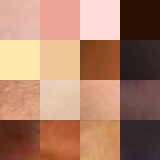
#> input picture week3/palette.png, 160 x 160 px, given in place of models.png, which was not available
$ python cg_03_test.py
#> lines starting #> are read from the running program, lines starting #| are printed output that depends on the picture; after the words box and inside, x2 and y2 are one past the last pixel; in counts of white or black regions, pixels touching at a corner belong together; pictures that were not available may be replaced by others from this repository, and a replacement may not be noted
import numpy as np
import cv2
import matplotlib.pyplot as plt
# import sys, tty, termios        # 맥에서 엔터 없이 인풋받아오는게 안돼서..

########### 최적화는 이거 수정하면 될것 같습니다 #############
_QUANTIZATED_HUE_ = 180              # 색조 : 70
_QUANTIZATED_SATURATION_ = 256      # 채도 : 100
_VAL_THRESHOLD_ = 50                # 임계값 : 50

# 스페이스바 입력시 plt창을 끄게 만드는 함수입니다.
def quit_figure(event):
    if event.key == ' ':
        plt.close(event.canvas.figure)


# 이미지 로드
print("이미지 로드\n")
model_image1 = cv2.imread('models.png')
#> model_image1 is the input picture: shape (160, 160, 3); mean B, G, R 104.2, 127.6, 171.1
# model_image2 = cv2.imread('palette.png')
target_image = cv2.imread('target.jfif')
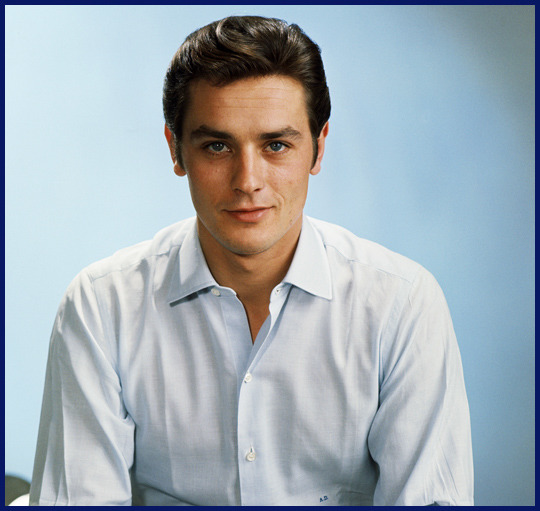
#> input picture week3/target.jfif, 540 x 511 px, found by its file name
#> target_image is the input picture: shape (511, 540, 3); mean B, G, R 182.3, 174.3, 163.1

# HSV 변환
print("HSV 변환\n")
palette1 = cv2.cvtColor(model_image1, cv2.COLOR_BGR2HSV)
#> palette1: shape (160, 160, 3); mean H, S, V 22.8, 109.9, 171.1
# palette2 = cv2.cvtColor(model_image2, cv2.COLOR_BGR2HSV)
hsvt = cv2.cvtColor(target_image, cv2.COLOR_BGR2HSV)
#> hsvt: shape (511, 540, 3); mean H, S, V 87.2, 55.4, 190.1

# 오브젝트 히스토그램 추출 [H,S]
# 2-A
print("오브젝트 히스토그램 추출 [H,S]\n")

# [11 lines of commented-out code are left out]

hist_roi = cv2.calcHist([palette1], [0, 1], None, [_QUANTIZATED_HUE_, _QUANTIZATED_SATURATION_], [0, 180, 0, 256])
# [10 lines of commented-out code are left out]
print("정규화한 히스토그램의 그래프\n")
cv2.normalize(hist_roi, hist_roi, 0, 255, cv2.NORM_MINMAX)  # 출력용 정규화된 히스토그램 : HUE
#> hist_roi: shape (180, 256) float32; min 0, max 255, mean 0.1
cv2.imshow('hist', hist_roi)
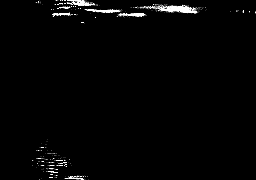
#> window 'hist': shape (180, 256); min 0, max 255, mean 4.4
cv2.waitKey(0)


# 히스토그램 정규화 이후 대상 이미지에 역투영
print("대상 이미지에 히스토그램 역투영\n")
dst = cv2.calcBackProject([hsvt], [0, 1], hist_roi, [0, 180, 0, 256], 1)

# 찾은 픽셀들 : 신뢰도 맵
# 3-A
cv2.imshow('dst', dst)
cv2.waitKey(0)

# 4-A       # cv2로 그래프 찍으니까 잘 안보임, range를 [0, 256]으로 하면 전부다 검은색(배경)이라 잘 안보여서 [1, 256]으로 함.
print("신뢰도 맵 히스토그램의 그래프\n")
dst_hist = cv2.calcHist([dst], [0], None, [256], [1, 256])
#> dst_hist = 256 values, max 2716 at index 0, min 0 at index 21, mean 28.76
plt.plot(dst_hist)
cid = plt.gcf().canvas.mpl_connect('key_press_event', quit_figure)
plt.show()
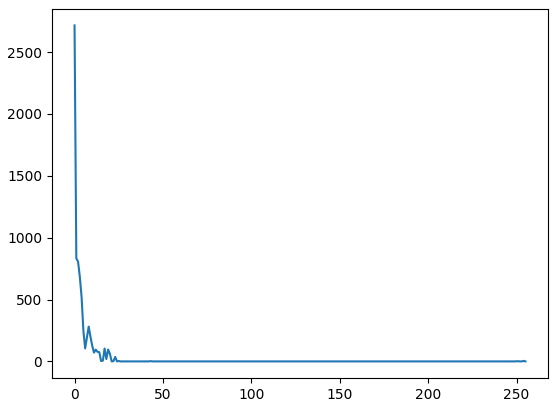
#> figure drawn by matplotlib, 1 panel; curve peaks at x = 0, y = 2716

# 타원모양 커널을 사용하여 컨벌루션 : 신뢰도 값이 높은 픽셀 주변으로 타원을 그리고 그 범위까지 인정
print("타원모양 커널을 사용하여 컨벌루션\n")
disc = cv2.getStructuringElement(cv2.MORPH_ELLIPSE, (5, 5))
cv2.filter2D(dst, -1, disc, dst)
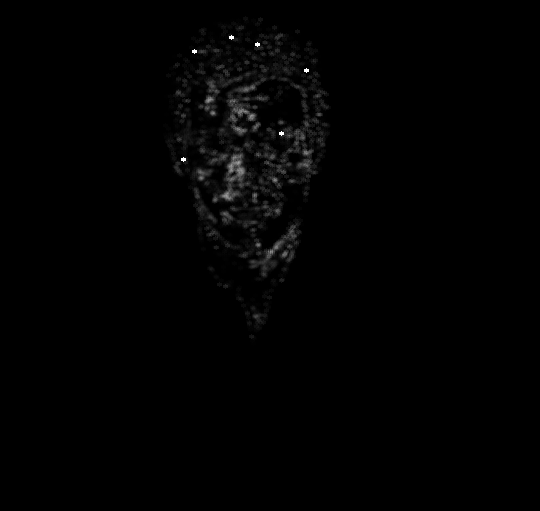
#> dst: shape (511, 540); min 0, max 255, mean 2.1

# # 찾은 픽셀들을 컨벌루션한거
cv2.imshow('dst', dst)
cv2.waitKey(0)


# 역투영 결과를 임계값을 이용해 이진화(threshold)
# 4-C
ret, thresh = cv2.threshold(dst, _VAL_THRESHOLD_, 255, cv2.THRESH_BINARY)
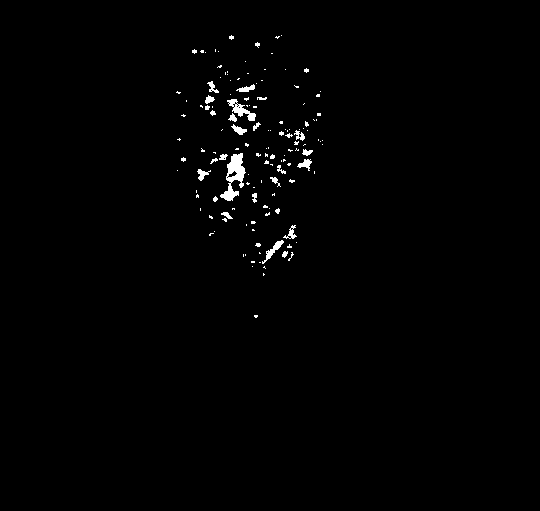
#> thresh: shape (511, 540); 0.96% white; 140 white regions (115 under 20 px), largest, box (x1, y1, x2, y2) and area: (220, 153, 246, 201) 556, (227, 99, 256, 121) 230, (262, 240, 284, 264) 137
#> ret = 50
# 이진화 이후 채널이 셋인 이미지로 바꾸고 대상 이미지와 and 연산
thresh_with_critical_value = cv2.merge((thresh, thresh, thresh))
res_with_critical_value = cv2.bitwise_and(target_image, thresh_with_critical_value)
print("얼굴 검출 최종결과\n")
cv2.imshow('result', res_with_critical_value)
cv2.waitKey(0)


# 오츄의 알고리즘을 이용한 이진화
ret2, thresh2 = cv2.threshold(dst, 0, 255, cv2.THRESH_OTSU)
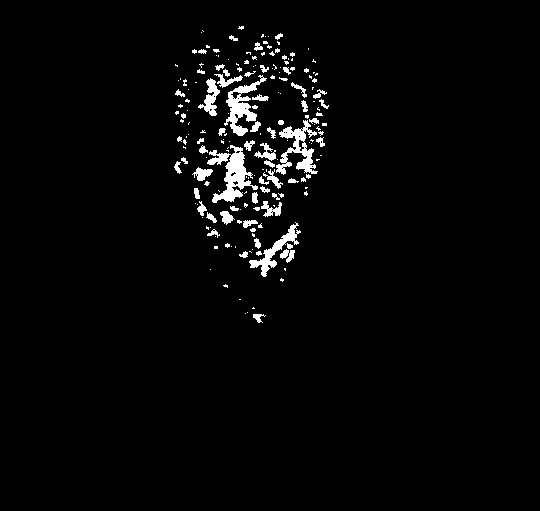
#> thresh2: shape (511, 540); 2.8% white; 189 white regions (128 under 20 px), largest, box (x1, y1, x2, y2) and area: (207, 145, 258, 203) 1157, (276, 120, 318, 175) 905, (224, 75, 267, 136) 870
#> ret2 = 25
thresh_with_otsu_algorithm = cv2.merge((thresh2, thresh2, thresh2))
res_with_otsu_algorithm = cv2.bitwise_and(target_image, thresh_with_otsu_algorithm)
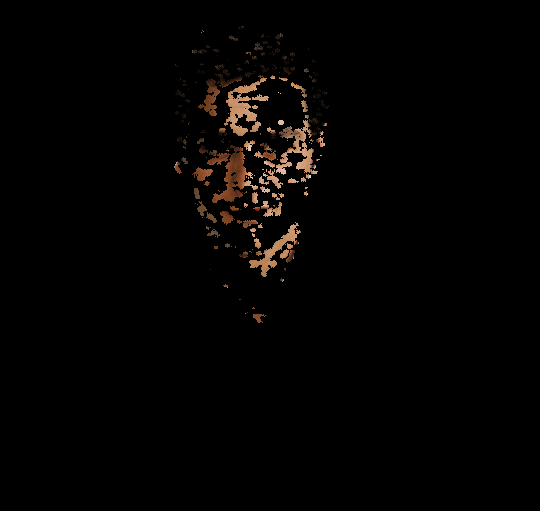
#> res_with_otsu_algorithm: shape (511, 540, 3); mean B, G, R 1.9, 2.8, 4

# 5-A 오츄의 알고리즘이 정한 임계값
print("오츄의 알고리즘 임계값: ", ret2)
#| 오츄의 알고리즘 임계값:  25.0

# 6-C 오츄 알고리즘를 이용한 얼굴 검출 결과
print("오츄의 알고리즘을 이용한 최종결과\n")
cv2.imshow('resultByOtsu', res_with_otsu_algorithm)
cv2.waitKey(0)
